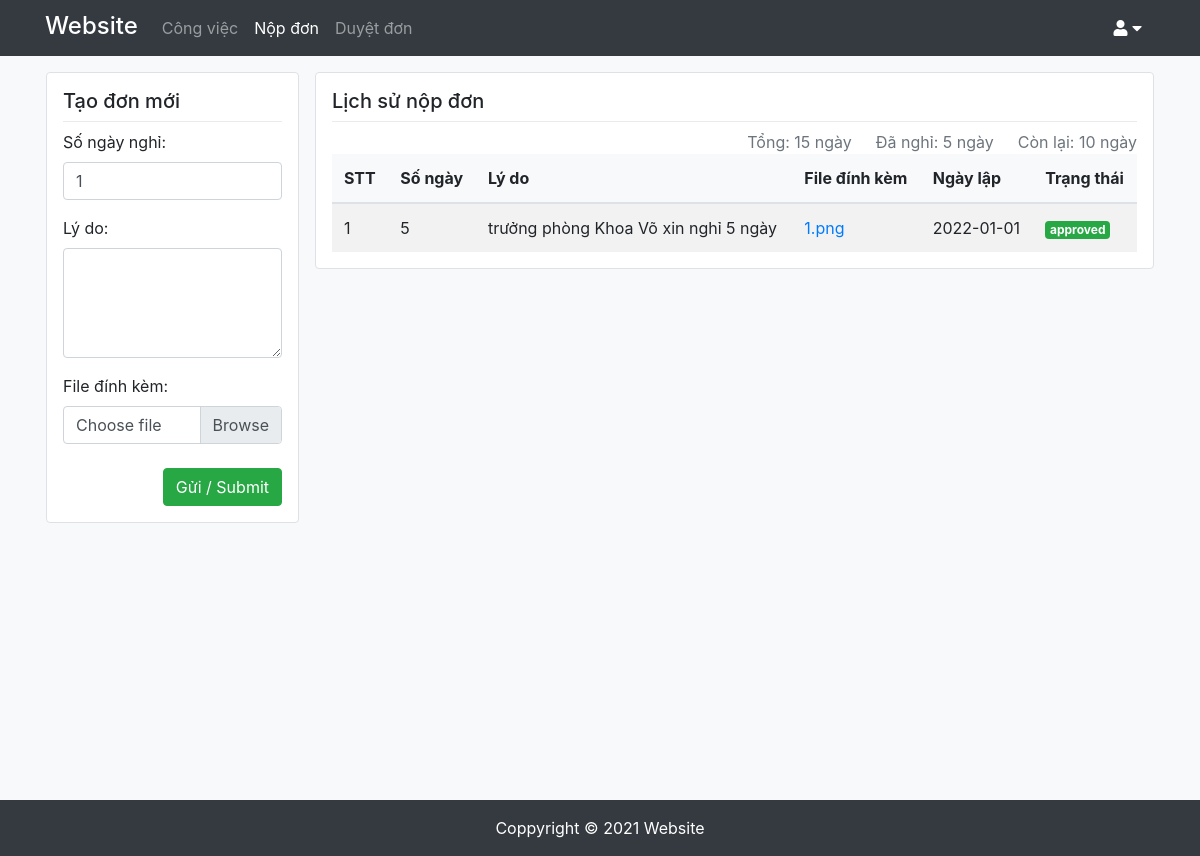
/nopdon.php (signed in), run on an earlier commit of the app's database.
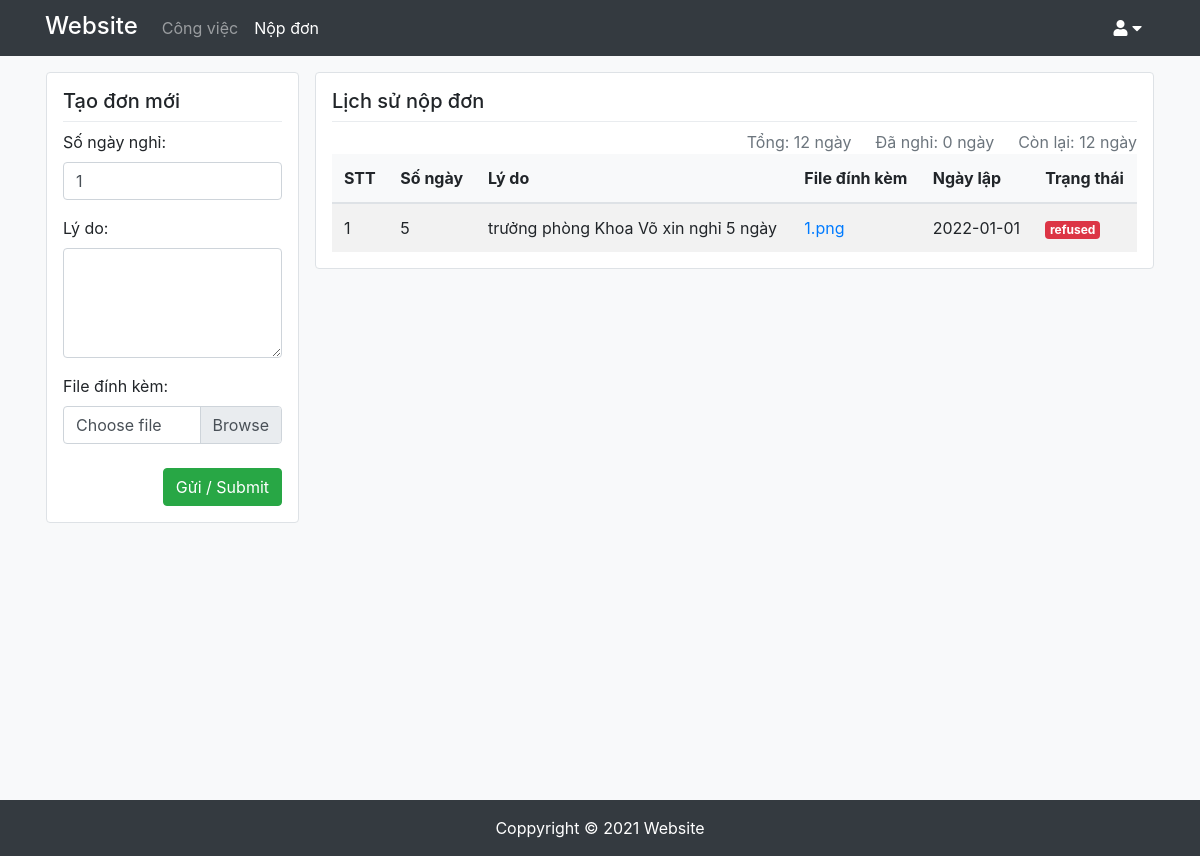
And on a later commit of the database.
### tables this page shows
CREATE TABLE `nghiphep` (
  `ID` int(11) NOT NULL,
  `username` varchar(20) NOT NULL,
  `songay` tinyint(4) NOT NULL,
  `lydo` text NOT NULL,
  `file` text NOT NULL,
  `ngaylap` datetime NOT NULL DEFAULT current_timestamp(),
  `trangthai` text NOT NULL DEFAULT 'waiting'
);

### nopdon.php (the view, shortened to what the changed rows need)
<!DOCTYPE html>
<html lang="en">
<head>
    <link rel="stylesheet" href="https://maxcdn.bootstrapcdn.com/bootstrap/4.5.2/css/bootstrap.min.css">
    <link href="https://cdnjs.cloudflare.com/ajax/libs/font-awesome/5.13.0/css/all.min.css" rel="stylesheet">
    <link rel="stylesheet" href="style.css">
</head>
<?php
    require_once ('API/connection.php');
    $stmt = $conn->prepare('SELECT @rownum := @rownum + 1 AS STT,  t.*
                            FROM nghiphep t, (SELECT @rownum := 0) r
                            WHERE username = ?
                            ORDER BY ngaylap DESC;');
    $stmt->bind_param('s', $_SESSION['user']);
    if (!$stmt->execute()) {
        die(json_encode(array('status' => false, 'code' => 2, 'data' => $conn->error)));
    }
    $result = $stmt->get_result();
?>
<body>
<div id="wrapper">
    <?php include 'navbar.php'; ?>
    <div class="container">
        <div class="row">
            <div class=" col-lg-9 p-0 pl-lg-0 pr-lg-3 mb-4 mb-lg-0">
                <div class="border p-3 rounded bg-white">
                    <div class="d-flex text-muted justify-content-end">
                        <div >Tổng:
                            <?php
                                if ($_SESSION['permission'] == "Nhân viên") {
                                    echo '12 ngày';
                                }
                                else echo '15 ngày';
                            ?>
                        </div>
                        <div class="ml-4">Đã nghỉ:
                            <?php
                                $so_ngay_nghi = 0;
                                foreach ($result as $row) {
                                    if ($row['trangthai'] == 'approved') {
                                        $so_ngay_nghi += $row['songay'];
                                    }
                                }
                                echo $so_ngay_nghi .' ngày';
                            ?>
                        </div>
                        <div class="ml-4">Còn lại:
                            <?php
                                $so_ngay_con_lai = 0;
                                if ($_SESSION['permission'] == "Nhân viên") {
                                    $so_ngay_con_lai = 12 - $so_ngay_nghi;
                                }
                                else $so_ngay_con_lai = 15 - $so_ngay_nghi;
                                echo "<span id='remain-days'>$so_ngay_con_lai</span>" . ' ngày';
                            ?>
                        </div>
                    </div>
                    <div class="overflow-auto" style="max-height:480px">
                        <table class="table mb-0 table-striped" >
                            <thead class="bg-light ">
                                <tr class="">
                                    <th>STT</th>
                                    <th>Số ngày</th>
                                    <th style="min-width:200px">Lý do</th>
                                    <th>File đính kèm</th>
                                    <th>Ngày lập</th>
                                    <th>Trạng thái</th>
                                </tr>
                            </thead>
                            <tbody>
                                <?php
                                    foreach ($result as $row) {
                                        ?>
                                            <tr>
                                                <td><?= $row['STT']?></td>
                                                <td><?= $row['songay']?></td>
                                                <td><?= $row['lydo']?></td>
                                                <td>
                                                    <?php
                                                        if ($row['file'] != '') {
                                                            $file =  $row['file'];
                                                            echo "<a href='assets/files-nghiphep/$file' download>$file</a>";
                                                        }
                                                        else echo '-';
                                                    ?>
                                                </td>
                                                <td><?= date_format(date_create($row['ngaylap']),"Y-m-d"); ?></td>
                                                <td>
                                                    <?php
                                                        if ($row['trangthai'] == 'waiting')
                                                            echo '<div class="badge badge-info">waiting</div>';
                                                        else if ($row['trangthai'] == 'approved')
                                                            echo '<div class="badge badge-success">approved</div>';
                                                        else if ($row['trangthai'] == 'refused')
                                                            echo '<div class="badge badge-danger">refused</div>';
                                                    ?>
                                                </td>
                                            </tr>
                                        <?php
                                    }
                                ?>
                            </tbody>
                        </table>
                    </div>
                </div>
            </div>
        </div>
    </div>
</div>
</body>
</html>

### navbar.php (shortened to what the changed rows need)
<nav class="navbar navbar-expand-md bg-dark navbar-dark fixed-top ">
    <div class="container justify-content-start">
        <div class="collapse navbar-collapse" id="collapsibleNavbar">
            <ul class="navbar-nav">
                        <?php
                    if ($_SESSION['permission'] !== 'Nhân viên') {
                        ?>
                            <li class="nav-item">
                                <a class="nav-link " href="duyetdon.php">Duyệt đơn</a>
                            </li>
                        <?php
                    }
                ?>
            </ul>
        </div>
    </div>
</nav>

What changed in the data, as far as the page shows it:
changed nghiphep "trưởng phòng Khoa Võ xin nghỉ 5 ngày": trangthai "approved" → "refused"
Also different on the page:
$so_ngay_nghi: "5" → "0"
$so_ngay_con_lai: "10" → "12"
text no longer shown: "Duyệt đơn 15 ngày"
text now shown: "12 ngày"
